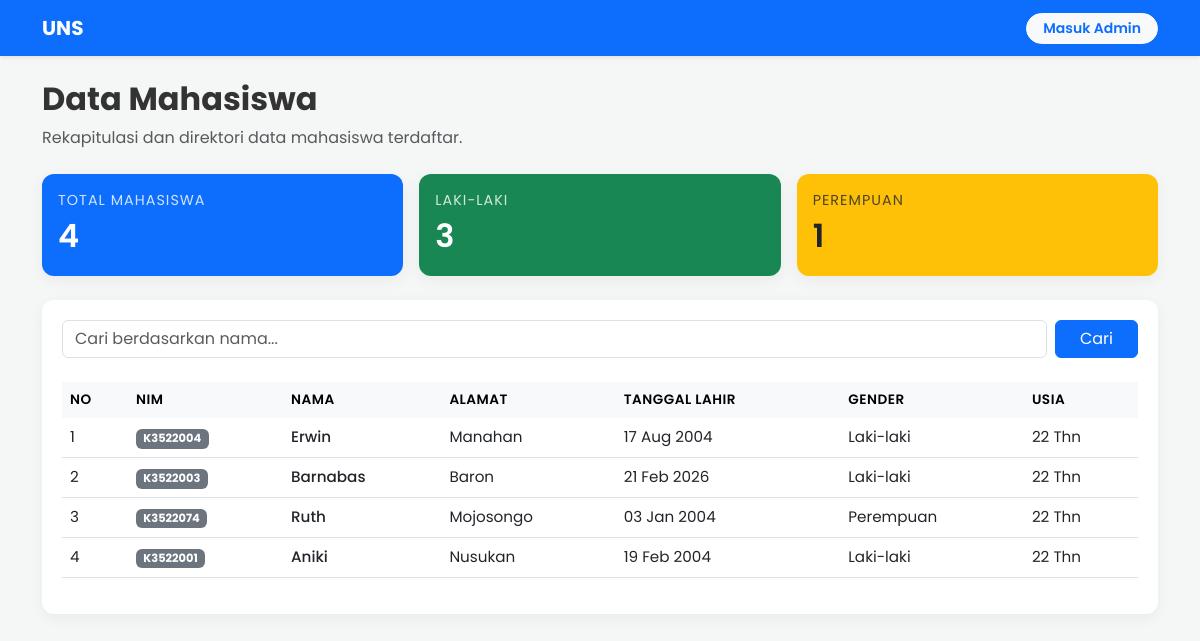
The page / on the database its author committed.
### tables this page shows
CREATE TABLE `mahasiswa` (
  `id` int(100) NOT NULL,
  `nim` varchar(100) NOT NULL,
  `nama` varchar(100) NOT NULL,
  `alamat` varchar(100) NOT NULL,
  `tanggal_lahir` varchar(100) NOT NULL,
  `gender` varchar(100) NOT NULL,
  `usia` int(50) NOT NULL
);

### index.php (the view, shortened to what this page needs)
<?php
include 'config/koneksi.php';
?>
<!DOCTYPE html>
<html lang="id">
<head>
    <link href="https://cdn.jsdelivr.net/npm/bootstrap@5.3.0/dist/css/bootstrap.min.css" rel="stylesheet">
    <link rel="stylesheet" href="assets/css/style.css">
</head>
<body>
    <nav class="navbar navbar-expand-lg navbar-dark bg-primary shadow-sm mb-4">
        <div class="container">
            <a class="navbar-brand fw-bold" href="index.php">UNS</a>
            <div class="collapse navbar-collapse" id="navbarHome">
                <ul class="navbar-nav ms-auto mt-3 mt-lg-0">
                    <li class="nav-item">
                        <a href="pages/admin.php" class="btn btn-light btn-sm fw-semibold text-primary px-3 rounded-pill w-100">Masuk Admin</a>
                    </li>
                </ul>
            </div>
        </div>
    </nav>
    <div class="container pb-5">
        <div class="mb-4">
            <h2 class="fw-bold">Data Mahasiswa</h2>
            <p class="text-muted">Rekapitulasi dan direktori data mahasiswa terdaftar.</p>
        </div>
        <div class="row g-3 mb-4">
            <?php
            $q_total = mysqli_query($koneksi, "SELECT COUNT(*) AS total FROM mahasiswa");
            $total = mysqli_fetch_assoc($q_total)['total'];
            $q_l = mysqli_query($koneksi, "SELECT COUNT(*) AS total_l FROM mahasiswa WHERE gender='Laki-laki'");
            $total_l = mysqli_fetch_assoc($q_l)['total_l'];
            $q_p = mysqli_query($koneksi, "SELECT COUNT(*) AS total_p FROM mahasiswa WHERE gender='Perempuan'");
            $total_p = mysqli_fetch_assoc($q_p)['total_p'];
            ?>
            <div class="col-md-4">
                <div class="card card-custom bg-primary text-white h-100 p-3">
                    <div class="stat-title">Total Mahasiswa</div>
                    <div class="stat-value"><?= $total ?></div>
                </div>
            </div>
            <div class="col-md-4">
                <div class="card card-custom bg-success text-white h-100 p-3">
                    <div class="stat-title">Laki-laki</div>
                    <div class="stat-value"><?= $total_l ?></div>
                </div>
            </div>
            <div class="col-md-4">
                <div class="card card-custom bg-warning text-dark h-100 p-3">
                    <div class="stat-title">Perempuan</div>
                    <div class="stat-value"><?= $total_p ?></div>
                </div>
            </div>
        </div>
        <div class="table-wrapper">
            <form method="GET" action="index.php" class="mb-4 d-flex">
                <input type="text" name="cari" class="form-control me-2" placeholder="Cari berdasarkan nama..." value="<?php echo isset($_GET['cari']) ? $_GET['cari'] : ''; ?>">
                <button type="submit" class="btn btn-primary px-4">Cari</button>
            </form>
            <div class="table-responsive">
                <table class="table table-hover align-middle">
                    <thead class="table-light">
                        <tr>
                            <th>No</th><th>NIM</th><th>Nama</th><th>Alamat</th><th>Tanggal Lahir</th><th>Gender</th><th>Usia</th>
                        </tr>
                    </thead>
                    <tbody>
                        <?php
                        $no = 1;
                        if (isset($_GET['cari'])) {
                            $cari = $_GET['cari'];
                            $query = mysqli_query($koneksi, "SELECT * FROM mahasiswa WHERE nama LIKE '%$cari%' ORDER BY id DESC");
                        } else {
                            $query = mysqli_query($koneksi, "SELECT * FROM mahasiswa ORDER BY id DESC");
                        }
                        if(mysqli_num_rows($query) > 0) {
                            while ($data = mysqli_fetch_array($query)) {
                        ?>
                        <tr>
                            <td><?= $no++ ?></td>
                            <td><span class="badge bg-secondary"><?= $data['nim'] ?></span></td>
                            <td class="fw-medium"><?= $data['nama'] ?></td>
                            <td><?= $data['alamat'] ?></td>
                            <td><?= date('d M Y', strtotime($data['tanggal_lahir'])) ?></td>
                            <td><?= $data['gender'] ?></td>
                            <td><?= $data['usia'] ?> Thn</td>
                        </tr>
                        <?php
                            }
                        } else {
                            echo "<tr><td colspan='7' class='text-center py-4 text-muted'>Data tidak ditemukan</td></tr>";
                        }
                        ?>
                    </tbody>
                </table>
            </div>
        </div>
    </div>
</body>
</html>

### assets/css/style.css (style rules this page uses)
body { font-family: 'Poppins', sans-serif; background-color: #f4f7f6; color: #333; }
.card-custom { border: none; border-radius: 12px; box-shadow: 0 4px 15px rgba(0, 0, 0, 0.05); transition: transform 0.2s ease; }
.stat-title { font-size: 0.9rem; text-transform: uppercase; letter-spacing: 1px; opacity: 0.8; }
.stat-value { font-size: 2rem; font-weight: 600; }
.table-wrapper { background: #fff; padding: 20px; border-radius: 12px; box-shadow: 0 4px 15px rgba(0, 0, 0, 0.05); }
.table thead th { border-bottom: none; font-weight: 600; text-transform: uppercase; font-size: 0.85rem; letter-spacing: 0.5px; }
.table tbody td { vertical-align: middle; font-size: 0.95rem; }

### rows shown on the page
mahasiswa: nim "K3522004", nama "Erwin", alamat "Manahan", tanggal_lahir "17 Aug 2004", gender "Laki-laki", usia "22"
mahasiswa: nim "K3522003", nama "Barnabas", alamat "Baron", tanggal_lahir "21 Feb 2026", gender "Laki-laki", usia "22"
mahasiswa: nim "K3522074", nama "Ruth", alamat "Mojosongo", tanggal_lahir "03 Jan 2004", gender "Perempuan", usia "22"
mahasiswa: nim "K3522001", nama "Aniki", alamat "Nusukan", tanggal_lahir "19 Feb 2004", gender "Laki-laki", usia "22"

### other values the page prints
$total "4"
$total_l "3"
$total_p "1"
